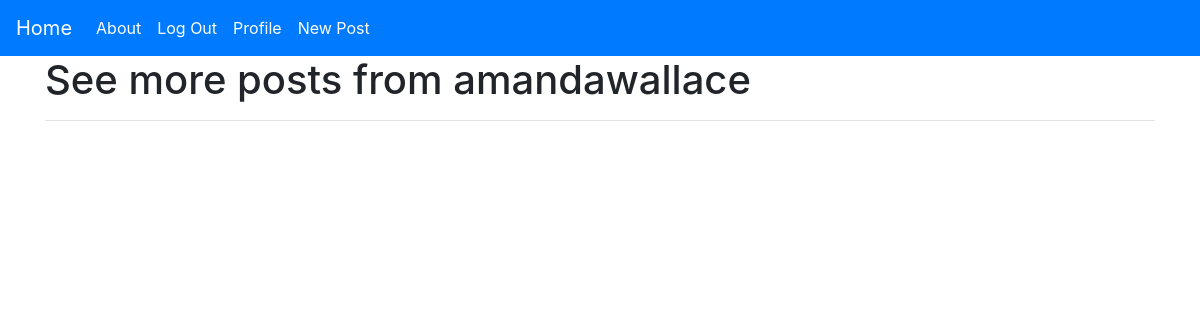
The app's page /author/amandawallace, older data.
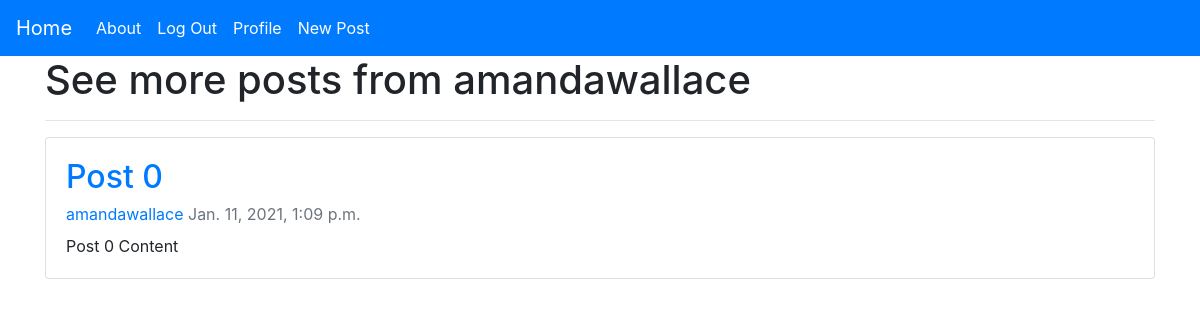
The same page, newer data.
### Main/models.py (models this page shows, shortened)
class Post(models.Model):
    title = models.CharField(max_length=100)
    author = models.ForeignKey(User, on_delete=models.CASCADE)
    content = models.TextField()
    date_posted = models.DateTimeField(default=timezone.now())

### Main/views.py (the view)
# urls.py: path('author/<str:author>', views.author, name='author'),
def author(request, author):
    user = User.objects.filter(username=author).first()
    posts = Post.objects.filter(author=user)
    context = {
        'title': 'Author\'s posts',
        'user': user,
        'posts': posts,
    }
    return render(request, 'Main/author.html', context)

### Main/templates/Main/author.html
{% extends 'Main/base.html' %}
{% block content %}
<div class="content-section">
    <h1>See more posts from {{user.username}}</h1>
    <hr>
    {% for post in posts %}
    <div class="card card-body">
        <h2 class="card-title"><a href="{% url 'post' post.id %}">{{ post.title }}</a></h2>
        <span class="card-subtitle mb-2 text-muted">
            <a href="{% url 'author' post.author %}" class="author">{{ post.author }}</a>
            <span class="date-posted">{{ post.date_posted }}</span>
        </span>
        <p class="content card-text">{{ post.content }}</p>
    </div>
    <br>
    {% endfor %}
</div>
{% endblock content %}

Row changes from the older to the newer data that the page shows:
added Post: title "Post 0", author "amandawallace", date_posted "Jan. 11, 2021, 1:09 p.m.", content "Post 0 Content"
